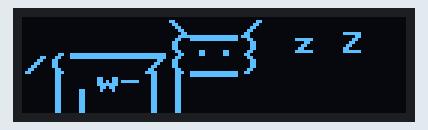
Bench run of a program on a simulated ESP8266 board running MicroPython. Parts: 128×32 one-colour display. Library files of the repository ran but are not shown: ssd1306.py.

Above: at 0.4 s.
At 1.7 s:
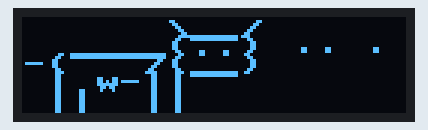

The program:

cowsleep.py
```python
from machine import Pin,I2C
import ssd1306
from time import sleep_ms,sleep
i2c = I2C(scl=Pin(5), sda=Pin(4), freq=100000)
display = ssd1306.SSD1306_I2C(128, 32, i2c)

def cow():
    display.text("      \__/", 0, 0)
    display.text("  ____(..)", 0, 6)
    display.text("/(   /(__)", 0, 12)
    display.text(" | w-||", 0, 18)
    display.text(" ||  ||", 0, 24)
    display.text("z Z", 90, 5)

def cow2():
    display.text("      \__/", 0, 0)
    display.text("  ____(..)", 0, 6)
    display.text("-(   /(__)", 0, 12)
    display.text(" | w-||", 0, 18)
    display.text(" ||  ||", 0, 24)
    display.text(".. .", 90, 5)

while True:
    display.fill(0)
    cow()
    display.show()
    sleep(1)
    display.fill(0)
    cow2()
    display.show()
    sleep(1)
```

Measured:
- what the display in image 0 shows lasts 1.0 s, from 0.4 s to 1.4 s
